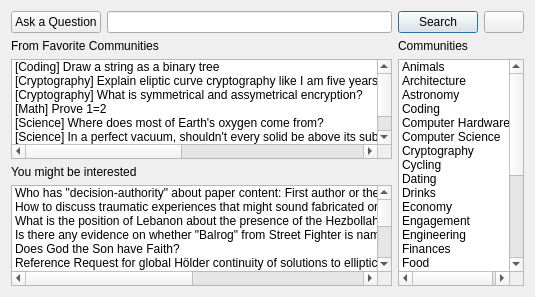
<?xml version="1.0" encoding="UTF-8"?>
<ui version="4.0">
 <class>SecDialog</class>
 <widget class="QDialog" name="SecDialog">
  <property name="geometry">
   <rect>
    <x>0</x>
    <y>0</y>
    <width>535</width>
    <height>297</height>
   </rect>
  </property>
  <property name="windowTitle">
   <string>Main Window</string>
  </property>
  <layout class="QVBoxLayout" name="verticalLayout">
   <item>
    <layout class="QGridLayout" name="gridLayout">
     <item row="0" column="4">
      <widget class="QPushButton" name="pushButton_searchButton">
       <property name="sizePolicy">
        <sizepolicy hsizetype="Maximum" vsizetype="Preferred">
         <horstretch>0</horstretch>
         <verstretch>0</verstretch>
        </sizepolicy>
       </property>
       <property name="text">
        <string>Search</string>
       </property>
      </widget>
     </item>
     <item row="0" column="1" colspan="3">
      <widget class="QLineEdit" name="lineEdit_searchBar">
       <property name="sizePolicy">
        <sizepolicy hsizetype="Minimum" vsizetype="Preferred">
         <horstretch>0</horstretch>
         <verstretch>0</verstretch>
        </sizepolicy>
       </property>
      </widget>
     </item>
     <item row="2" column="4" rowspan="3" colspan="2">
      <widget class="QListWidget" name="listWidget_communitiesList">
       <property name="sizePolicy">
        <sizepolicy hsizetype="Preferred" vsizetype="Expanding">
         <horstretch>0</horstretch>
         <verstretch>0</verstretch>
        </sizepolicy>
       </property>
       <item>
        <property name="text">
         <string>Animals</string>
        </property>
       </item>
       <item>
        <property name="text">
         <string>Architecture</string>
        </property>
       </item>
       <item>
        <property name="text">
         <string>Astronomy</string>
        </property>
       </item>
       <item>
        <property name="text">
         <string>Coding</string>
        </property>
       </item>
       <item>
        <property name="text">
         <string>Computer Hardware</string>
        </property>
       </item>
       <item>
        <property name="text">
         <string>Computer Science</string>
        </property>
       </item>
       <item>
        <property name="text">
         <string>Cryptography</string>
        </property>
       </item>
       <item>
        <property name="text">
         <string>Cycling</string>
        </property>
       </item>
       <item>
        <property name="text">
         <string>Dating</string>
        </property>
       </item>
       <item>
        <property name="text">
         <string>Drinks</string>
        </property>
       </item>
       <item>
        <property name="text">
         <string>Economy</string>
        </property>
       </item>
       <item>
        <property name="text">
         <string>Engagement</string>
        </property>
       </item>
       <item>
        <property name="text">
         <string>Engineering</string>
        </property>
       </item>
       <item>
        <property name="text">
         <string>Finances</string>
        </property>
       </item>
       <item>
        <property name="text">
         <string>Food</string>
        </property>
       </item>
       <item>
        <property name="text">
         <string>Furniture</string>
        </property>
       </item>
       <item>
        <property name="text">
         <string>Housing</string>
        </property>
       </item>
       <item>
        <property name="text">
         <string>Jobs</string>
        </property>
       </item>
       <item>
        <property name="text">
         <string>Marriage</string>
        </property>
       </item>
       <item>
        <property name="text">
         <string>Math</string>
        </property>
       </item>
       <item>
        <property name="text">
         <string>Parenting</string>
        </property>
       </item>
       <item>
        <property name="text">
         <string>Technology</string>
        </property>
       </item>
       <item>
        <property name="text">
         <string>Traveling</string>
        </property>
       </item>
       <item>
        <property name="text">
         <string>Politics</string>
        </property>
       </item>
       <item>
        <property name="text">
         <string>Psychology</string>
        </property>
       </item>
       <item>
        <property name="text">
         <string>Religion</string>
        </property>
       </item>
       <item>
        <property name="text">
         <string>Science</string>
        </property>
       </item>
      </widget>
     </item>
     <item row="4" column="0" colspan="4">
      <widget class="QListWidget" name="listWidget_defaultList">
       <property name="sizePolicy">
        <sizepolicy hsizetype="Minimum" vsizetype="Maximum">
         <horstretch>0</horstretch>
         <verstretch>0</verstretch>
        </sizepolicy>
       </property>
       <item>
        <property name="text">
         <string>Who has &quot;decision-authority&quot; about paper content: First author or the co-author with the higher academic rank?</string>
        </property>
       </item>
       <item>
        <property name="text">
         <string>How to discuss traumatic experiences that might sound fabricated or distorted in graduate school applications</string>
        </property>
       </item>
       <item>
        <property name="text">
         <string>What is the position of Lebanon about the presence of the Hezbollah on its territory?</string>
        </property>
       </item>
       <item>
        <property name="text">
         <string>Is there any evidence on whether &quot;Balrog&quot; from Street Fighter is named after the Balrogs in The Lord of the Rings?</string>
        </property>
       </item>
       <item>
        <property name="text">
         <string>Does God the Son have Faith?</string>
        </property>
       </item>
       <item>
        <property name="text">
         <string>Reference Request for global Hölder continuity of solutions to elliptic PDEs</string>
        </property>
       </item>
       <item>
        <property name="text">
         <string>Draw a string as a binary tree</string>
        </property>
       </item>
       <item>
        <property name="text">
         <string>Disk-sound after mounting</string>
        </property>
       </item>
       <item>
        <property name="text">
         <string>Is it possible to have two normally open circuits and use one switch to close one or the other (never both at once for my purposes)?</string>
        </property>
       </item>
       <item>
        <property name="text">
         <string>Covering directions with rational circles</string>
        </property>
       </item>
       <item>
        <property name="text">
         <string>How do I justify a society where people have two permanent homes: a summer home and a winter home?</string>
        </property>
       </item>
       <item>
        <property name="text">
         <string>Why do communists claim that capitalism began at the Industrial Revolution?</string>
        </property>
       </item>
       <item>
        <property name="text">
         <string>A short series of books in which the main character belongs to a race of beings who can create/reset the universe</string>
        </property>
       </item>
       <item>
        <property name="text">
         <string>Why are sportsmen not desirous to have others of their persuasion move in?</string>
        </property>
       </item>
       <item>
        <property name="text">
         <string>What do the Apollo crew mean by &quot;you're five square&quot;</string>
        </property>
       </item>
       <item>
        <property name="text">
         <string>Prepping basement for drywall; how to deal with electrical wires running across joists?</string>
        </property>
       </item>
       <item>
        <property name="text">
         <string>In a perfect vacuum, shouldn't every solid be above its sublimation point, since its vapor pressure must exceed the atmospheric pressure?</string>
        </property>
       </item>
      </widget>
     </item>
     <item row="0" column="5">
      <widget class="QPushButton" name="pushButton_profileButton">
       <property name="sizePolicy">
        <sizepolicy hsizetype="Maximum" vsizetype="Preferred">
         <horstretch>0</horstretch>
         <verstretch>0</verstretch>
        </sizepolicy>
       </property>
       <property name="text">
        <string/>
       </property>
      </widget>
     </item>
     <item row="2" column="0" colspan="4">
      <widget class="QListWidget" name="listWidget_favoriteList">
       <property name="sizePolicy">
        <sizepolicy hsizetype="Preferred" vsizetype="Maximum">
         <horstretch>0</horstretch>
         <verstretch>0</verstretch>
        </sizepolicy>
       </property>
       <item>
        <property name="text">
         <string>[Coding] Draw a string as a binary tree</string>
        </property>
       </item>
       <item>
        <property name="text">
         <string>[Cryptography] Explain eliptic curve cryptography like I am five years old?</string>
        </property>
       </item>
       <item>
        <property name="text">
         <string>[Cryptography] What is symmetrical and assymetrical encryption?</string>
        </property>
       </item>
       <item>
        <property name="text">
         <string>[Math] Prove 1=2</string>
        </property>
       </item>
       <item>
        <property name="text">
         <string>[Science] Where does most of Earth's oxygen come from?</string>
        </property>
       </item>
       <item>
        <property name="text">
         <string>[Science] In a perfect vacuum, shouldn't every solid be above its sublimation point, since its vapor pressure must exceed the atmospheric pressure?</string>
        </property>
       </item>
       <item>
        <property name="text">
         <string>[Politics] Why do communists claim that capitalism began at the Industrial Revolution?</string>
        </property>
       </item>
       <item>
        <property name="text">
         <string>[Religion] Does God the Son have faith?</string>
        </property>
       </item>
      </widget>
     </item>
     <item row="0" column="0">
      <widget class="QPushButton" name="pushButton_askAQuestion">
       <property name="sizePolicy">
        <sizepolicy hsizetype="Maximum" vsizetype="Preferred">
         <horstretch>0</horstretch>
         <verstretch>0</verstretch>
        </sizepolicy>
       </property>
       <property name="text">
        <string>Ask a Question</string>
       </property>
      </widget>
     </item>
     <item row="1" column="0" colspan="2">
      <widget class="QLabel" name="label_2">
       <property name="text">
        <string>From Favorite Communities</string>
       </property>
      </widget>
     </item>
     <item row="1" column="4" colspan="2">
      <widget class="QLabel" name="label">
       <property name="text">
        <string>Communities</string>
       </property>
      </widget>
     </item>
     <item row="3" column="0" colspan="2">
      <widget class="QLabel" name="label_3">
       <property name="text">
        <string>You might be interested</string>
       </property>
      </widget>
     </item>
    </layout>
   </item>
  </layout>
 </widget>
 <resources/>
 <connections/>
</ui>
